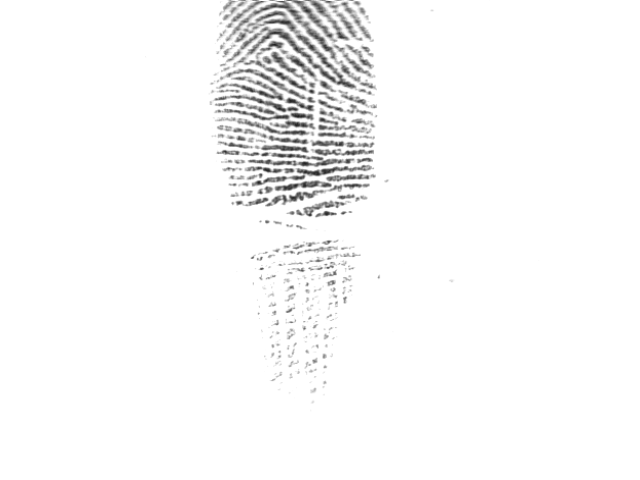
#> input picture data/original/101_1.tif, 640 x 480 px
$ python -i segmentation.py   (imports and definitions only)
#> lines starting #> are read from the running program, lines starting #| are printed output that depends on the picture; after the words box and inside, x2 and y2 are one past the last pixel; in counts of white or black regions, pixels touching at a corner belong together
import cv2
import numpy as np


def compute_local_variance_mask(image, window_size=15, variance_threshold=80.0):
    float_img = image.astype(np.float32)
    kernel = np.ones((window_size, window_size), np.float32) / (window_size * window_size)
    mean = cv2.filter2D(float_img, -1, kernel)
    mean_sq = cv2.filter2D(float_img ** 2, -1, kernel)
    variance = mean_sq - (mean ** 2)
    variance = np.maximum(variance, 0)
    mask = (variance > variance_threshold).astype(np.uint8) * 255
    return mask


def segment_fingerprint_region(image, block_size=17, c_offset=8, morph_ksize=9, min_area_ratio=0.04):
    if len(image.shape) != 2:
        raise ValueError("Image must be single-channel grayscale.")

    blurred = cv2.GaussianBlur(image, (5, 5), 0)
    adaptive_mask = cv2.adaptiveThreshold(
        blurred, 255, cv2.ADAPTIVE_THRESH_GAUSSIAN_C,
        cv2.THRESH_BINARY_INV, block_size, c_offset
    )

    var_mask = compute_local_variance_mask(image, window_size=15, variance_threshold=80.0)
    combined_raw = cv2.bitwise_or(adaptive_mask, var_mask)

    kernel_close = cv2.getStructuringElement(cv2.MORPH_ELLIPSE, (morph_ksize, morph_ksize))
    closed = cv2.morphologyEx(combined_raw, cv2.MORPH_CLOSE, kernel_close)

    kernel_open = cv2.getStructuringElement(cv2.MORPH_ELLIPSE, (morph_ksize // 2 * 2 + 1, morph_ksize // 2 * 2 + 1))
    opened = cv2.morphologyEx(closed, cv2.MORPH_OPEN, kernel_open)

    kernel_dilate = cv2.getStructuringElement(cv2.MORPH_ELLIPSE, (morph_ksize, morph_ksize))
    dilated = cv2.dilate(opened, kernel_dilate, iterations=1)

    contours, _ = cv2.findContours(dilated, cv2.RETR_EXTERNAL, cv2.CHAIN_APPROX_SIMPLE)
    min_area = image.size * min_area_ratio
    max_area = image.size * 0.92

    refined_mask = np.zeros_like(image, dtype=np.uint8)
    valid_contours = [cnt for cnt in contours if min_area < cv2.contourArea(cnt) < max_area]

    if valid_contours:
        largest_contour = max(valid_contours, key=cv2.contourArea)
        hull = cv2.convexHull(largest_contour)
        cv2.drawContours(refined_mask, [hull], -1, 255, thickness=-1)
    else:
        candidates = [cnt for cnt in contours if cv2.contourArea(cnt) > min_area]
        if candidates:
            largest_c = max(candidates, key=cv2.contourArea)
            if cv2.contourArea(largest_c) < max_area:
                hull = cv2.convexHull(largest_c)
                cv2.drawContours(refined_mask, [hull], -1, 255, thickness=-1)
            else:
                cv2.drawContours(refined_mask, [largest_c], -1, 255, thickness=-1)
        else:
            cv2.drawContours(refined_mask, contours, -1, 255, thickness=-1)

    kernel_smooth = cv2.getStructuringElement(cv2.MORPH_ELLIPSE, (9, 9))
    refined_mask = cv2.morphologyEx(refined_mask, cv2.MORPH_CLOSE, kernel_smooth)

    inv_mask = cv2.bitwise_not(refined_mask)
    contours_holes, _ = cv2.findContours(inv_mask, cv2.RETR_CCOMP, cv2.CHAIN_APPROX_SIMPLE)
    for cnt in contours_holes:
        area = cv2.contourArea(cnt)
        if area < (image.size * 0.10):
            cv2.drawContours(refined_mask, [cnt], -1, 255, thickness=-1)

    return refined_mask


def whiten_background(image, mask):
    if len(image.shape) != 2 or len(mask.shape) != 2:
        raise ValueError("Image and mask must be single-channel grayscale.")
    if image.shape != mask.shape:
        raise ValueError("Image and mask dimensions must match.")

    output_image = image.copy()
    output_image[(mask > 0) & (output_image >= 254)] = 253
    output_image[mask == 0] = 255
    return output_image


def process_segmentation_and_whitening(image, block_size=17, c_offset=8, morph_ksize=9):
    mask = segment_fingerprint_region(image, block_size=block_size, c_offset=c_offset, morph_ksize=morph_ksize)
    whitened = whiten_background(image, mask)
    return whitened, mask

>>> import cv2
>>> picture = cv2.imread('../data/original/101_1.tif', cv2.IMREAD_GRAYSCALE)
#> picture is the input picture: shape (480, 640); min 31, max 255, mean 248.3
>>> result = segment_fingerprint_region(picture)
#> in segment_fingerprint_region, `adaptive_mask = cv2.adaptiveThreshold( blurred, 255, cv2.ADAPTIVE_THRE..`:
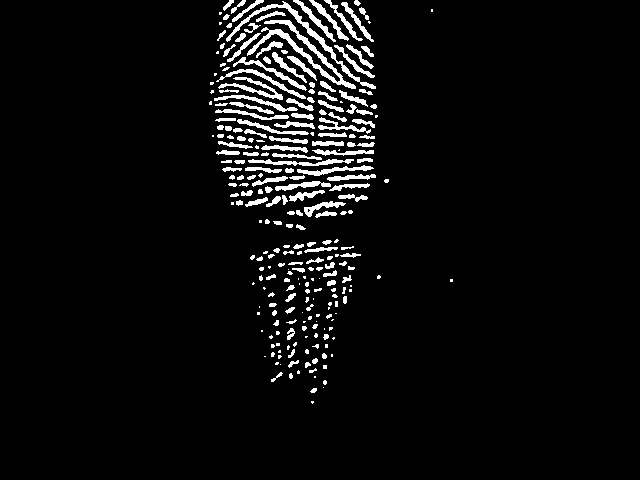
#> adaptive_mask: shape (480, 640); 5% white; 257 white regions (95 under 20 px), largest, box (x1, y1, x2, y2) and area: (247, 20, 356, 89) 1069, (226, 1, 376, 89) 802, (218, 77, 283, 100) 384
#> in compute_local_variance_mask, `mean = cv2.filter2D(float_img, -1, kernel)`:
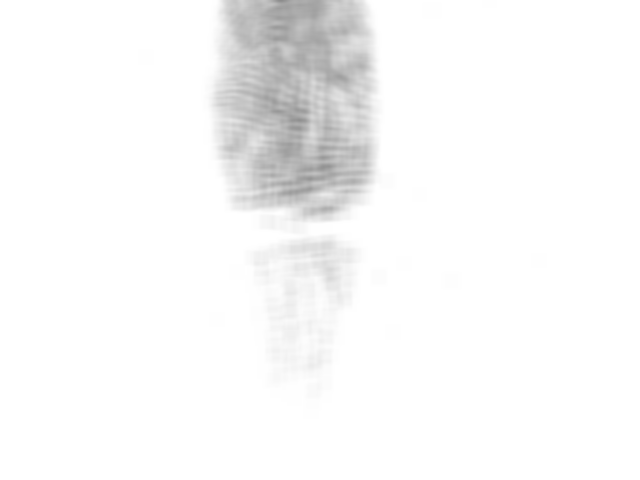
#> mean: shape (480, 640) float32; min 140.5, max 255, mean 248.3
#> in compute_local_variance_mask, `mean_sq = cv2.filter2D(float_img ** 2, -1, kernel)`:
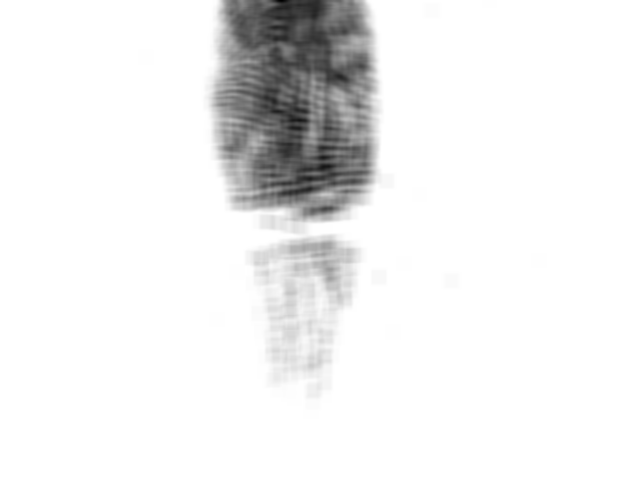
#> mean_sq: shape (480, 640) float32; min 22745.8, max 65025, mean 62342.1; drawn with min black and max white
#> in compute_local_variance_mask, `variance = mean_sq - (mean ** 2)`:
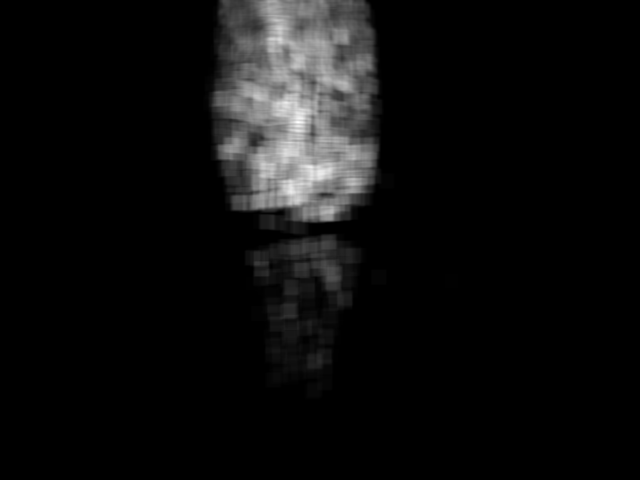
#> variance: shape (480, 640) float32; min 0, max 6219.7, mean 342.3; drawn with min black and max white
#> in compute_local_variance_mask, `mask = (variance > variance_threshold).astype(np.uint8) * 255`: mask: shape (480, 640); 16.3% white; 2 white regions, box (x1, y1, x2, y2) and area: (204, 0, 394, 399) 49697, (371, 270, 386, 285) 224
#> in segment_fingerprint_region, `combined_raw = cv2.bitwise_or(adaptive_mask, var_mask)`: combined_raw: shape (480, 640); 16.3% white; 6 white regions (4 under 20 px), largest, box (x1, y1, x2, y2) and area: (204, 0, 394, 399) 49707, (371, 270, 386, 285) 224
#> in segment_fingerprint_region, `closed = cv2.morphologyEx(combined_raw, cv2.MORPH_CLOSE, kernel_close)`: closed: shape (480, 640); 16.4% white; 4 white regions (2 under 20 px), largest, box (x1, y1, x2, y2) and area: (204, 0, 394, 404) 50142, (371, 270, 386, 285) 224
#> in segment_fingerprint_region, `opened = cv2.morphologyEx(closed, cv2.MORPH_OPEN, kernel_open)`:
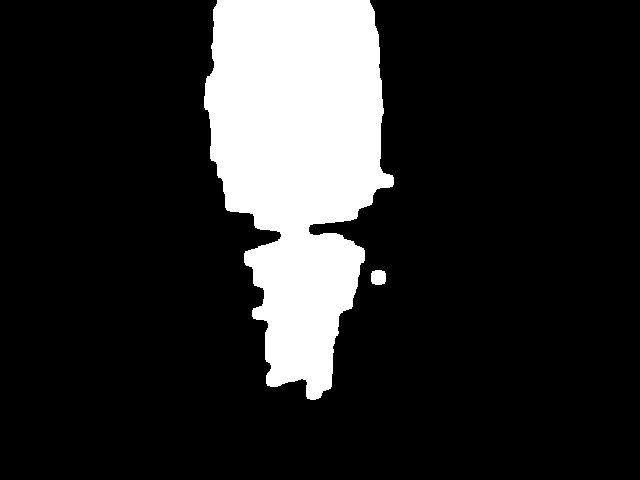
#> opened: shape (480, 640); 16.3% white; 2 white regions, box (x1, y1, x2, y2) and area: (204, 0, 394, 400) 50024, (371, 270, 386, 285) 201
#> in segment_fingerprint_region, `dilated = cv2.dilate(opened, kernel_dilate, iterations=1)`:
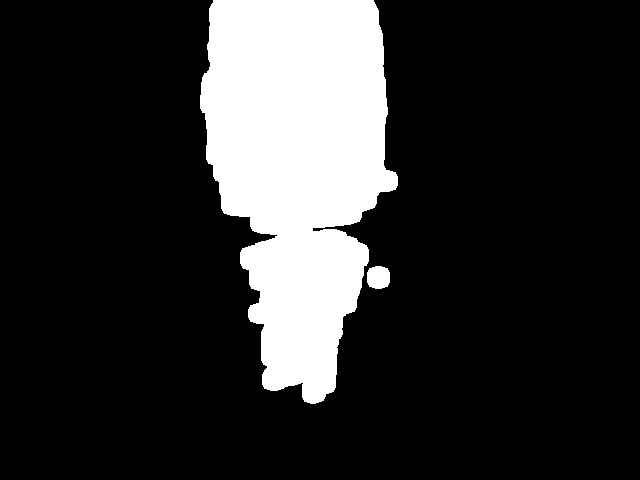
#> dilated: shape (480, 640); 17.9% white; 2 white regions
#> in segment_fingerprint_region, `contours, _ = cv2.findContours(dilated, cv2.RETR_EXTERNAL, cv2.CHAIN_A..`: contours = 2 contours; box (x1, y1, x2, y2) and area: (200, 0, 398, 404) 53877, (367, 266, 390, 289) 416
#> in segment_fingerprint_region, `valid_contours = [cnt for cnt in contours if min_area < cv2.contourAre..`: valid_contours = 1 contour; box (x1, y1, x2, y2) and area: (200, 0, 398, 404) 53877
#> in segment_fingerprint_region, `largest_contour = max(valid_contours, key=cv2.contourArea)`: largest_contour = contour of 444 points, box (x1, y1, x2, y2) (200, 0, 398, 404), area 53877
#> in segment_fingerprint_region, `hull = cv2.convexHull(largest_contour)`: hull = contour of 20 points, box (x1, y1, x2, y2) (200, 0, 398, 404), area 60521
#> in segment_fingerprint_region, `cv2.drawContours(refined_mask, [hull], -1, 255, thickness=-1)`:
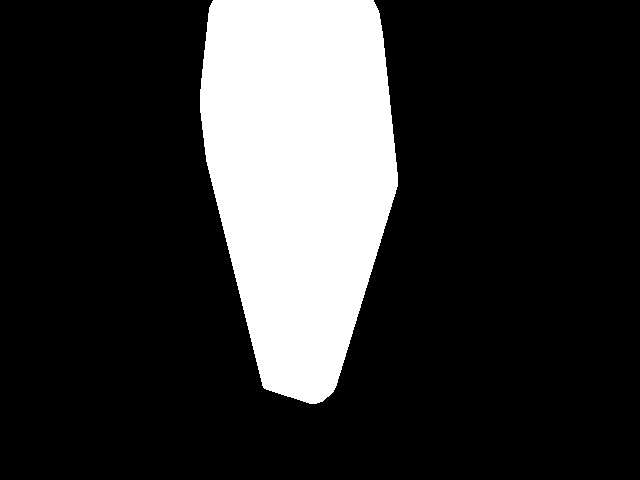
#> refined_mask: shape (480, 640); 19.9% white; 1 white region, box (x1, y1, x2, y2) and area: (200, 0, 398, 404) 61026
#> in segment_fingerprint_region, `refined_mask = cv2.morphologyEx(refined_mask, cv2.MORPH_CLOSE, kernel_..`: refined_mask: shape (480, 640); 19.9% white; 1 white region, box (x1, y1, x2, y2) and area: (200, 0, 398, 404) 61027
#> in segment_fingerprint_region, `inv_mask = cv2.bitwise_not(refined_mask)`: inv_mask: shape (480, 640); 80.1% white; 1 black region
#> in segment_fingerprint_region, `contours_holes, _ = cv2.findContours(inv_mask, cv2.RETR_CCOMP, cv2.CHA..`: contours_holes = 1 contour; box (x1, y1, x2, y2) and area: (0, 0, 640, 480) 244710
#> the loop in segment_fingerprint_region, `for cnt in contours_holes:` made 1 pass
#> area on pass 1: 244710.5

$ run again, on data/original/101_2.tif
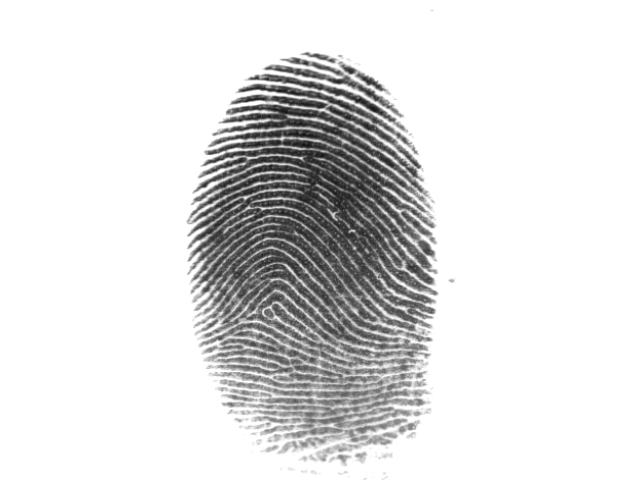
#> input picture data/original/101_2.tif, 640 x 480 px
#> picture is the input picture: shape (480, 640); min 15, max 255, mean 223
#> in segment_fingerprint_region, `adaptive_mask = cv2.adaptiveThreshold( blurred, 255, cv2.ADAPTIVE_THRE..`:
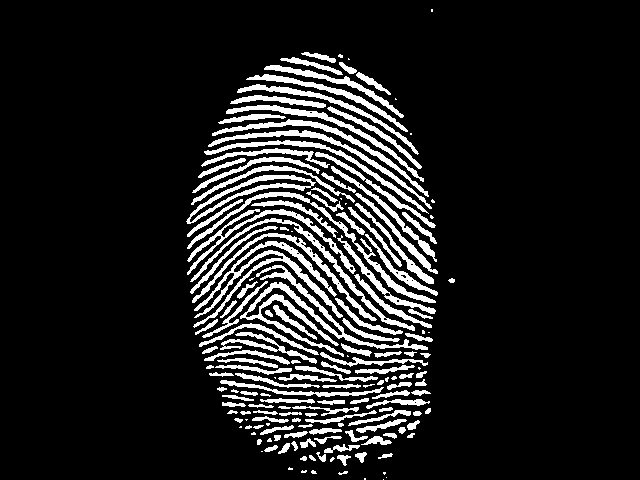
#> adaptive_mask: shape (480, 640); 12.4% white; 169 white regions (34 under 20 px), largest, box (x1, y1, x2, y2) and area: (240, 265, 428, 357) 2447, (193, 241, 343, 328) 2042, (187, 192, 436, 303) 1379
#> mask: shape (480, 640); 29.6% white; 2 white regions, box (x1, y1, x2, y2) and area: (180, 45, 460, 479) 90968, (338, 477, 349, 480) 28
#> combined_raw: shape (480, 640); 29.6% white; 10 white regions (8 under 20 px), largest, box (x1, y1, x2, y2) and area: (180, 45, 460, 479) 90980, (338, 477, 349, 480) 28
#> closed: shape (480, 640); 29.7% white; 4 white regions (2 under 20 px), largest, box (x1, y1, x2, y2) and area: (180, 45, 460, 480) 91313, (383, 472, 387, 480) 20
#> opened: shape (480, 640); 29.7% white; 1 white region, box (x1, y1, x2, y2) and area: (180, 45, 460, 480) 91217
#> dilated: shape (480, 640); 31.3% white; 1 white region
#> contours = 1 contour; box (x1, y1, x2, y2) and area: (176, 41, 464, 480) 95522
#> valid_contours has the same summary as contours
#> largest_contour = contour of 571 points, box (x1, y1, x2, y2) (176, 41, 464, 480), area 95522
#> hull = contour of 42 points, box (x1, y1, x2, y2) (176, 41, 464, 480), area 98949
#> in segment_fingerprint_region, `cv2.drawContours(refined_mask, [hull], -1, 255, thickness=-1)`:
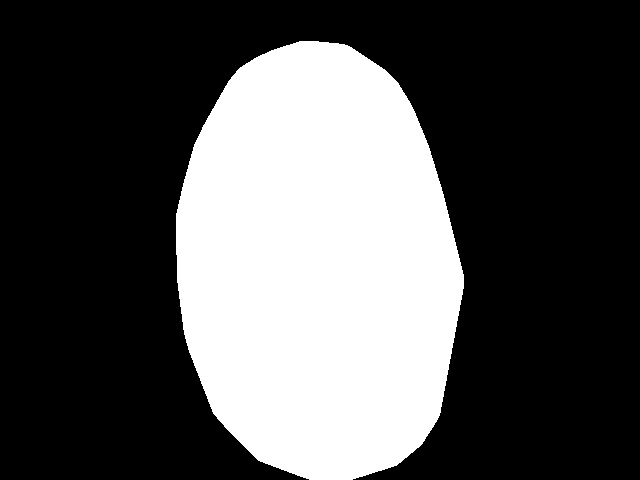
#> refined_mask: shape (480, 640); 32.4% white; 1 white region, box (x1, y1, x2, y2) and area: (176, 41, 464, 480) 99483
#> inv_mask: shape (480, 640); 67.6% white; 1 black region
#> contours_holes = 1 contour; box (x1, y1, x2, y2) and area: (0, 0, 640, 480) 206084
#> the loop in segment_fingerprint_region, `for cnt in contours_holes:` made 1 pass
#> area on pass 1: 206083.5

$ run again, on data/original/101_4.tif
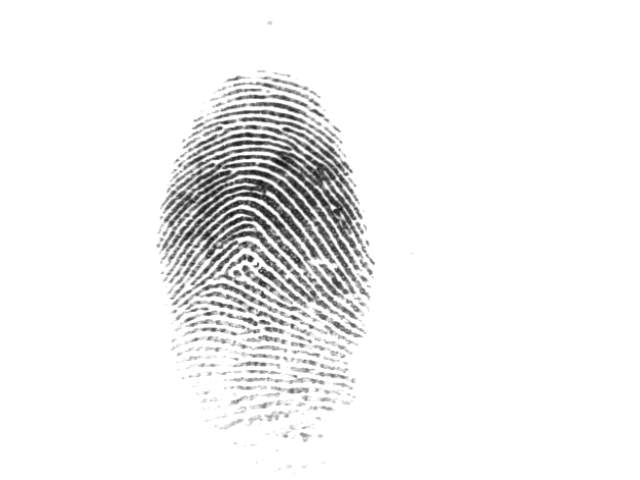
#> input picture data/original/101_4.tif, 640 x 480 px
#> picture is the input picture: shape (480, 640); min 14, max 255, mean 241.6
#> in segment_fingerprint_region, `adaptive_mask = cv2.adaptiveThreshold( blurred, 255, cv2.ADAPTIVE_THRE..`:
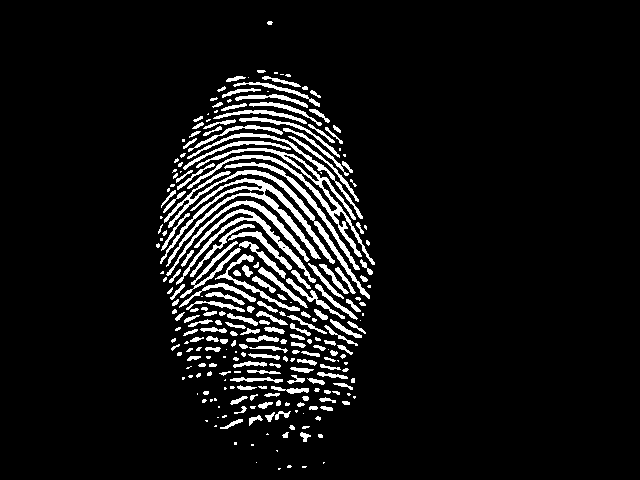
#> adaptive_mask: shape (480, 640); 7.7% white; 258 white regions (99 under 20 px), largest, box (x1, y1, x2, y2) and area: (160, 178, 335, 267) 2121, (187, 148, 375, 265) 1950, (164, 170, 370, 299) 1394
#> mask: shape (480, 640); 21.4% white; 3 white regions, box (x1, y1, x2, y2) and area: (150, 64, 381, 448) 65155, (198, 385, 215, 408) 326, (264, 16, 276, 29) 154
#> combined_raw: shape (480, 640); 21.4% white; 15 white regions (12 under 20 px), largest, box (x1, y1, x2, y2) and area: (150, 64, 381, 448) 65174, (197, 385, 217, 408) 334, (264, 16, 276, 29) 154
#> closed: shape (480, 640); 21.5% white; 11 white regions (9 under 20 px), largest, box (x1, y1, x2, y2) and area: (150, 64, 381, 448) 65944, (264, 16, 276, 29) 154
#> opened: shape (480, 640); 21.5% white; 2 white regions, box (x1, y1, x2, y2) and area: (150, 64, 381, 448) 65816, (264, 16, 276, 29) 132
#> dilated: shape (480, 640); 23% white; 2 white regions
#> contours = 2 contours; box (x1, y1, x2, y2) and area: (146, 60, 385, 452) 69898, (260, 12, 280, 33) 312
#> valid_contours = 1 contour; box (x1, y1, x2, y2) and area: (146, 60, 385, 452) 69898
#> largest_contour = contour of 540 points, box (x1, y1, x2, y2) (146, 60, 385, 452), area 69898
#> hull = contour of 40 points, box (x1, y1, x2, y2) (146, 60, 385, 452), area 72777
#> in segment_fingerprint_region, `cv2.drawContours(refined_mask, [hull], -1, 255, thickness=-1)`:
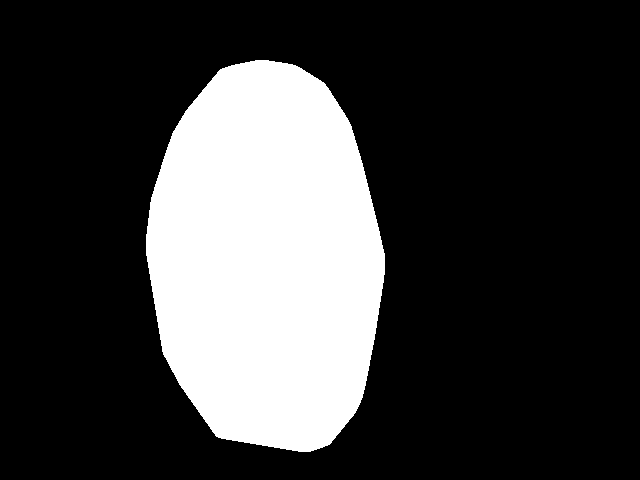
#> refined_mask: shape (480, 640); 23.8% white; 1 white region, box (x1, y1, x2, y2) and area: (146, 60, 385, 452) 73239
#> inv_mask: shape (480, 640); 76.2% white; 1 black region
#> contours_holes = 2 contours; box (x1, y1, x2, y2) and area: (0, 0, 640, 480) 306081, (145, 59, 386, 453) 73712
#> the loop in segment_fingerprint_region, `for cnt in contours_holes:` made 2 passes
#> (cnt, area) on pass 1: ([[0, 0], [0, 479], [639, 479], [639, 0]], 306081)

$ run again, on data/original/101_6.tif
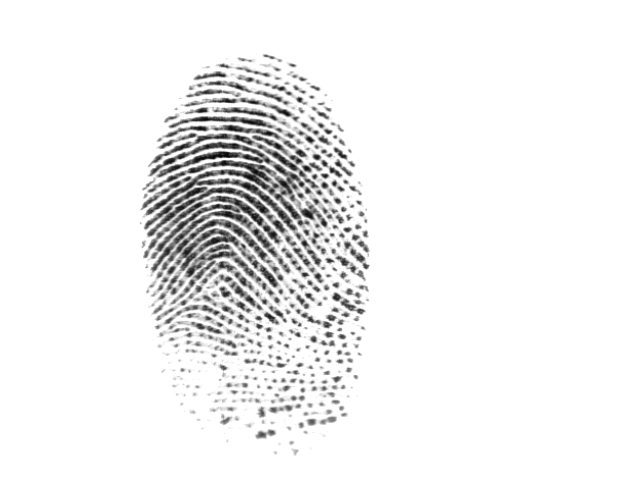
#> input picture data/original/101_6.tif, 640 x 480 px
#> picture is the input picture: shape (480, 640); min 1, max 255, mean 240.1
#> adaptive_mask: shape (480, 640); 8.2% white; 452 white regions (114 under 20 px), largest, box (x1, y1, x2, y2) and area: (145, 170, 297, 231) 1168, (147, 188, 286, 237) 700, (162, 220, 272, 270) 618
#> mask: shape (480, 640); 24.9% white; 1 white region, box (x1, y1, x2, y2) and area: (134, 48, 376, 460) 76542
#> combined_raw: shape (480, 640); 24.9% white; 6 white regions (5 under 20 px), largest, box (x1, y1, x2, y2) and area: (134, 48, 376, 460) 76612
#> closed: shape (480, 640); 25.2% white; 3 white regions (2 under 20 px), largest, box (x1, y1, x2, y2) and area: (134, 48, 376, 460) 77283
#> opened: shape (480, 640); 25.1% white; 1 white region, box (x1, y1, x2, y2) and area: (135, 48, 376, 460) 77157
#> dilated: shape (480, 640); 26.6% white; 1 white region
#> contours = 1 contour; box (x1, y1, x2, y2) and area: (131, 44, 380, 464) 81306
#> valid_contours has the same summary as contours
#> largest_contour = contour of 512 points, box (x1, y1, x2, y2) (131, 44, 380, 464), area 81306
#> hull = contour of 41 points, box (x1, y1, x2, y2) (131, 44, 380, 464), area 83607
#> in segment_fingerprint_region, `cv2.drawContours(refined_mask, [hull], -1, 255, thickness=-1)`:
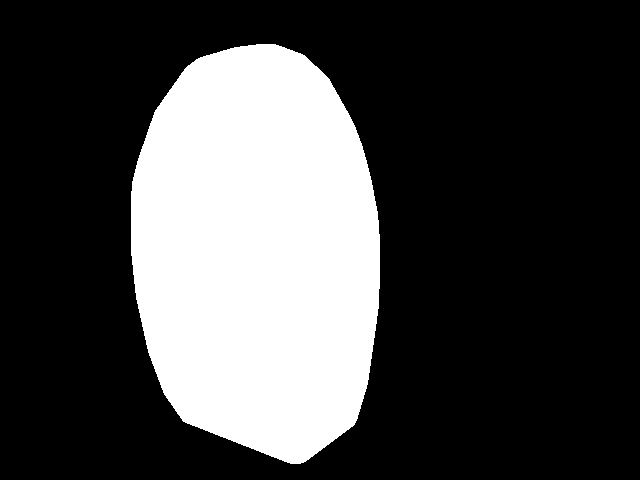
#> refined_mask: shape (480, 640); 27.4% white; 1 white region, box (x1, y1, x2, y2) and area: (131, 44, 380, 464) 84117
#> inv_mask: shape (480, 640); 72.6% white; 1 black region
#> contours_holes = 2 contours; box (x1, y1, x2, y2) and area: (0, 0, 640, 480) 306081, (130, 43, 381, 465) 84624
#> the loop in segment_fingerprint_region, `for cnt in contours_holes:` made 2 passes
#> (cnt, area) on pass 1: ([[0, 0], [0, 479], [639, 479], [639, 0]], 306081)
